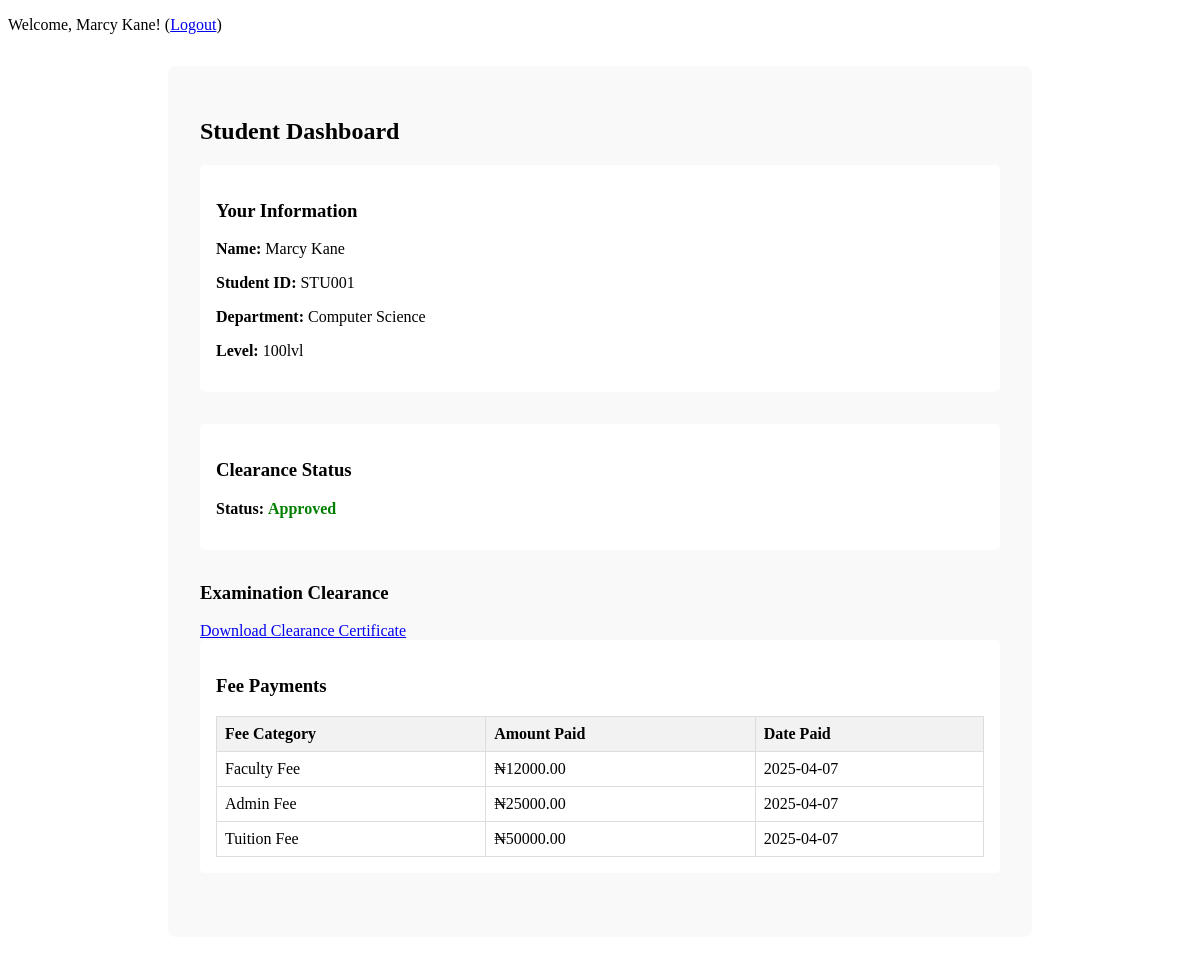
Page /dashboard/ (signed in) on the committed database.
### fees/models.py (models this page shows, shortened)
class Student(models.Model):
    user = models.OneToOneField(User, on_delete=models.CASCADE)
    student_id = models.CharField(max_length=20, unique=True)
    name = models.CharField(max_length=100)
    department = models.CharField(max_length=100)
    level = models.CharField(max_length=100, null=True)

class FeePayment(models.Model):
    PAYMENT_METHODS = [
        ('CASH', 'Cash'),
        ('BANK', 'Bank Transfer'),
        ('CARD', 'Credit/Debit Card'),
    ]
    student = models.ForeignKey(Student, on_delete=models.CASCADE)
    fee_category = models.ForeignKey(FeeCategory, on_delete=models.CASCADE)
    amount_paid = models.DecimalField(max_digits=10, decimal_places=2)
    date_paid = models.DateField(auto_now_add=True)
    payment_method = models.CharField(max_length=4, choices=PAYMENT_METHODS, default='BANK')
    recorded_by = models.ForeignKey(User, on_delete=models.SET_NULL, null=True, blank=True)

class FeeCategory(models.Model):
    name = models.CharField(max_length=50, unique=True)
    amount = models.DecimalField(max_digits=10, decimal_places=2)
    is_required_for_clearance = models.BooleanField(default=True)

### fees/views.py (the view)
# urls.py: path('dashboard/', views.dashboard, name='dashboard'),
@login_required
def dashboard(request):
    student = request.user.student
    clearance = student.clearance
    payments = FeePayment.objects.filter(student=student).select_related('fee_category')
    required_categories = FeeCategory.objects.filter(is_required_for_clearance=True)
    paid_categories = payments.values_list('fee_category', flat=True)
    is_fully_cleared = set(required_categories.values_list('id', flat=True)).issubset(set(paid_categories))
    context = {
        'student': student,
        'clearance': clearance,
        'is_fully_cleared': is_fully_cleared,
        'payments': payments,  # This is what was missing!
        'pending_fees': required_categories.exclude(id__in=paid_categories)  # Optional bonus
    }
    return render(request, 'fees/dashboard.html', context)

### fees/templates/fees/dashboard.html (shortened to what this page needs)
{% extends 'fees/base.html' %}
{% block content %}
<div class="dashboard-container">
    <h2>Student Dashboard</h2>
    <div class="student-info">
        <h3>Your Information</h3>
        <p><strong>Name:</strong> {{ student.name }}</p>
        <p><strong>Student ID:</strong> {{ student.student_id }}</p>
        <p><strong>Department:</strong> {{ student.department }}</p>
        <p><strong>Level:</strong> {{ student.level }}</p>
    </div>
    <div class="clearance-status">
        <h3>Clearance Status</h3>
        <p>
            <strong>Status:</strong>
            <span class="{% if clearance.is_approved %}status-approved{% else %}status-pending{% endif %}">
                {% if clearance.is_approved %}Approved{% else %}Pending{% endif %}
            </span>
        </p>
    </div>
    <div class="clearance-section">
        <h3>Examination Clearance</h3>
        {% if is_fully_cleared %}
        <a href="{% url 'download_clearance' %}" class="btn btn-success">
            Download Clearance Certificate
        </a>
        {% else %}
        <div class="alert alert-warning">
            Pending fee payments - clearance not available
        </div>
        {% endif %}
    </div>
    <div class="payments-section">
        <h3>Fee Payments</h3>
        {% if payments %}
        <table class="payments-table">
            <thead>
                <tr>
                    <th>Fee Category</th>
                    <th>Amount Paid</th>
                    <th>Date Paid</th>
                </tr>
            </thead>
            <tbody>
                {% for payment in payments %}
                <tr>
                    <td>{{ payment.fee_category.name }}</td>
                    <td>₦{{ payment.amount_paid }}</td>
                    <td>{{ payment.date_paid|date:"Y-m-d" }}</td>
                </tr>
                {% endfor %}
            </tbody>
        </table>
        {% else %}
        <p>No payment records found.</p>
        {% endif %}
    </div>
</div>
{% endblock %}

### fees/templates/fees/base.html (shortened to what this page needs)
<!DOCTYPE html>
<html>
<head>
</head>
<body>
    <header>
        {% if user.is_authenticated %}
        <p>Welcome, {{ user.student.name }}! (<a href="{% url 'logout' %}">Logout</a>)</p>
        {% endif %}
    </header>
    <main>
        {% block content %}{% endblock %}
    </main>
</body>
</html>

### fees/templates/fees/dashboard.html (style rules this page uses)
.dashboard-container { max-width: 800px; margin: 2rem auto; padding: 2rem; background: #f9f9f9; border-radius: 8px; }
.student-info, .clearance-status, .payments-section { margin-bottom: 2rem; padding: 1rem; background: white; border-radius: 5px; }
.status-approved { color: green; font-weight: bold; }
.payments-table { width: 100%; border-collapse: collapse; }
.payments-table th, .payments-table td { padding: 0.5rem; border: 1px solid #ddd; text-align: left; }
.payments-table th { background-color: #f2f2f2; }

### rows in the picture
Student: name "Marcy Kane", student_id "STU001", department "Computer Science", level "100lvl"
FeePayment: fee_category.name "Faculty Fee", amount_paid "12000.00", date_paid "2025-04-07"
FeePayment: fee_category.name "Admin Fee", amount_paid "25000.00", date_paid "2025-04-07"
FeePayment: fee_category.name "Tuition Fee", amount_paid "50000.00", date_paid "2025-04-07"

### other values in the picture
{{ user.student.name }} "Marcy Kane"
